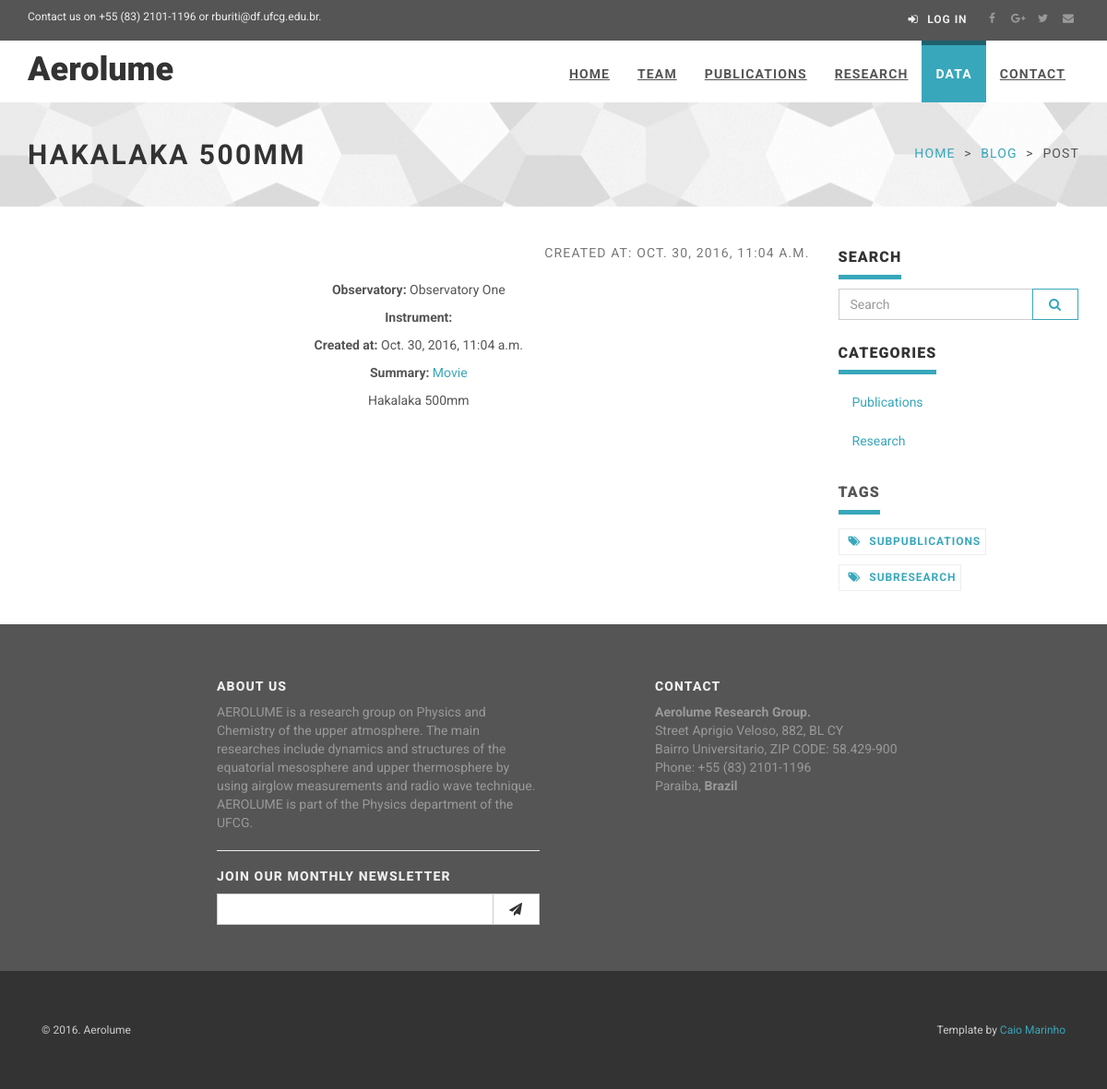
Screenshot of /data/5 with the database file from the repository.
### app/models.py (models this page shows, shortened)
class TimeStamped(models.Model):
    class Meta:
        abstract = True
    created_at = models.DateTimeField(auto_now_add=True)
    published_at = models.DateTimeField(auto_now=True)

class Category(TimeStamped):
    class Meta:
        verbose_name = "Category"
        verbose_name_plural = "Categories"
    name = models.CharField(max_length=100, unique=True)
    slug = models.SlugField(unique=True, blank=True, null=True)
    is_visible = models.BooleanField(default=True)
    @permalink
    def get_absolute_url(self):
        return ('category', None, {'slug': self.slug})

class DataEntry(TimeStamped):
    class Meta:
        verbose_name = "DataEntry"
        verbose_name_plural = "DataEntries"
    title = models.CharField(max_length=150, blank=True, null=True)
    movie = models.URLField(blank=True, null=True)
    instrument = models.CharField(max_length=100, blank=True, null=True)
    observatory = models.ForeignKey(Observatory, on_delete=models.CASCADE)
    text = RichTextField()
    is_visible = models.BooleanField(default=True)

class Observatory(TimeStamped):
    class Meta:
        verbose_name = "Observatory"
        verbose_name_plural = "Observatories"
    name = models.CharField(max_length=100)
    key = models.CharField(max_length=3)
    is_visible = models.BooleanField(default=True)

class SubCategory(TimeStamped):
    class Meta:
        verbose_name = "SubCategory"
        verbose_name_plural = "SubCategories"
    category = models.ForeignKey(Category, on_delete=models.CASCADE)
    slug = models.SlugField(unique=True, blank=True, null=True)
    name = models.CharField(max_length=100, unique=True)
    is_visible = models.BooleanField(default=True)
    @permalink
    def get_absolute_url(self):
        return ('sub-category', None, {'slug': self.slug})

### app/views.py (the view)
# urls.py: url(r'^data/(?P<id>[^\.]+)', views.view_data, name='view_data'),
def view_data(request, id):
    categories = Category.objects.filter(is_visible=True).order_by('-created_at')
    subcategories = SubCategory.objects.filter(is_visible=True).order_by('-created_at')
    return render_to_response('view_data.html', {'data': get_object_or_404(DataEntry, id=id),
                                                 'categories': categories,
                                                 'subcategories': subcategories},
                              context_instance=RequestContext(request))

### app/templates/view_data.html (shortened to what this page needs)
{% extends 'base.html' %}
{% load staticfiles %}
{% block content %}
    <div id="heading-breadcrumbs">
        <div class="container">
            <div class="row">
                <div class="col-md-7">
                    <h1>{{ data.title }}</h1>
                </div>
                <div class="col-md-5">
                    <ul class="breadcrumb">
                        <li><a href="/">Home</a>
                        </li>
                        <li><a href="#">Blog</a>
                        </li>
                        <li>Post</li>
                    </ul>
                </div>
            </div>
        </div>
    </div>
    <div id="content">
        <div class="container">
            <div class="row">
                <div class="col-md-9" id="blog-post" style="margin-bottom: 20px;">
                    <p class="text-muted text-uppercase mb-small text-right">Created at: {{ data.created_at }}</p>
                    <div id="post-content" class="row">
                        <div class="col-md-12">
                            <div class="text-center">
                                <p><b>Observatory:</b> {{ data.observatory.name }}</p>
                                <p><b>Instrument:</b> {{ data.instrument }}</p>
                                <p><b>Created at:</b> {{ data.created_at }}</p>
                                <p><b>Summary:</b> <a href="{{ data.movie }}" target="_blank">Movie</a></p>
                                {{ data.text|safe }}
                            </div>
                        </div>
                    </div>
                </div>
                <div class="col-md-3">
                    <div class="panel panel-default sidebar-menu">
                        <div class="panel-heading">
                            <h3 class="panel-title">Search</h3>
                        </div>
                        <div class="panel-body">
                            <form role="search" action="/search" method="get">{% csrf_token %}
                                <div class="input-group">
                                    <input type="text" name="q" class="form-control" placeholder="Search"/>
                                        <span class="input-group-btn">
                                            <button type="submit" class="btn btn-template-main">
                                                <i class="fa fa-search"></i>
                                            </button>
                                		</span>
                                </div>
                            </form>
                        </div>
                    </div>
                    <div class="panel panel-default sidebar-menu">
                        <div class="panel-heading">
                            <h3 class="panel-title">Categories</h3>
                        </div>
                        <div class="panel-body">
                            <ul class="nav nav-pills nav-stacked">
                                {% for cat in categories %}
                                    <li><a href="{{ cat.get_absolute_url }}">{{ cat.name }}</a>
                                    </li>
                                {% empty %}
                                    <li><a href="#">Sem categorias.</a>
                                    </li>
                                {% endfor %}
                            </ul>
                        </div>
                    </div>
                    <div class="panel sidebar-menu">
                        <div class="panel-heading">
                            <h3 class="panel-title">Tags</h3>
                        </div>
                        <div class="panel-body">
                            <ul class="tag-cloud">
                                {% for sub in subcategories %}
                                    <li><a href="{{ sub.get_absolute_url }}"><i class="fa fa-tags"></i> {{ sub.name }}
                                    </a>
                                    </li>
                                {% empty %}
                                    <li><a href="#">Sem Tags.</a>
                                    </li>
                                {% endfor %}
                            </ul>
                        </div>
                    </div>
                </div>
            </div>
        </div>
    </div>
{% endblock %}

### app/templates/header.html (shortened to what this page needs)
{% load staticfiles %}
<header>
    <div id="top">
        <div class="container">
            <div class="row">
                <div class="col-xs-5 contact">
                    <p class="hidden-sm hidden-xs">Contact us on +55 (83) 2101-1196 or rburiti@df.ufcg.edu.br.</p>
                </div>
                <div class="col-xs-7">
                    <div class="social">
                        <a href="#" class="external facebook" data-animate-hover="pulse"><i
                                class="fa fa-facebook"></i></a>
                        <a href="#" class="external gplus" data-animate-hover="pulse"><i
                                class="fa fa-google-plus"></i></a>
                        <a href="#" class="external twitter" data-animate-hover="pulse"><i
                                class="fa fa-twitter"></i></a>
                        <a href="#" class="email" data-animate-hover="pulse"><i class="fa fa-envelope"></i></a>
                    </div>
                    <div class="login">
                        <a href="/admin"><i class="fa fa-sign-in"></i>
                            <span class="hidden-xs text-uppercase">Log in</span></a>
                    </div>
                </div>
            </div>
        </div>
    </div>
    <div class="navbar-affixed-top" data-spy="affix" data-offset-top="200">
        <div class="navbar navbar-default yamm" role="navigation" id="navbar">
            <div class="container">
                <div class="navbar-header">
                    <a class="navbar-brand home" href="/">
                        <h1 style="margin-top: 2px;"> Aerolume</h1>
                    </a>
                </div>
                <div class="navbar-collapse collapse" id="navigation">
                    <ul class="nav navbar-nav navbar-right">
                        <li id="home" class="">
                            <a href="/">Home</a>
                        </li>
                        <li id="team" class="">
                            <a href="/team">Team</a>
                        </li>
                        {% for cat in categories %}
                            <li id="{{ cat.name }}" class="">
                                <a href="{{ cat.get_absolute_url }}">{{ cat.name }}</a>
                            </li>
                        {% endfor %}
                        <li id="data" class="">
                            <a href="/data">Data</a>
                        </li>
                        <li id="contact" class="">
                            <a href="/contact">Contact</a>
                        </li>
                    </ul>
                </div>
            </div>
        </div>
    </div>
</header>

### static/css/custom.css (style rules this page uses)
@media screen and (min-width: 0px) { .hero > hgroup > h1,h2,h3 { color: #ffffff; } }

### rows the page displays
Category: name "PUBLICATIONS", name "Publications"
Category: name "RESEARCH", name "Research"
DataEntry: title "HAKALAKA 500MM", created_at "OCT. 30, 2016, 11:04 A.M.", observatory.name "Observatory One", created_at "Oct. 30, 2016, 11:04 a.m.", text "Hakalaka 500mm"
SubCategory: name "SUBPUBLICATIONS"
SubCategory: name "SUBRESEARCH"
